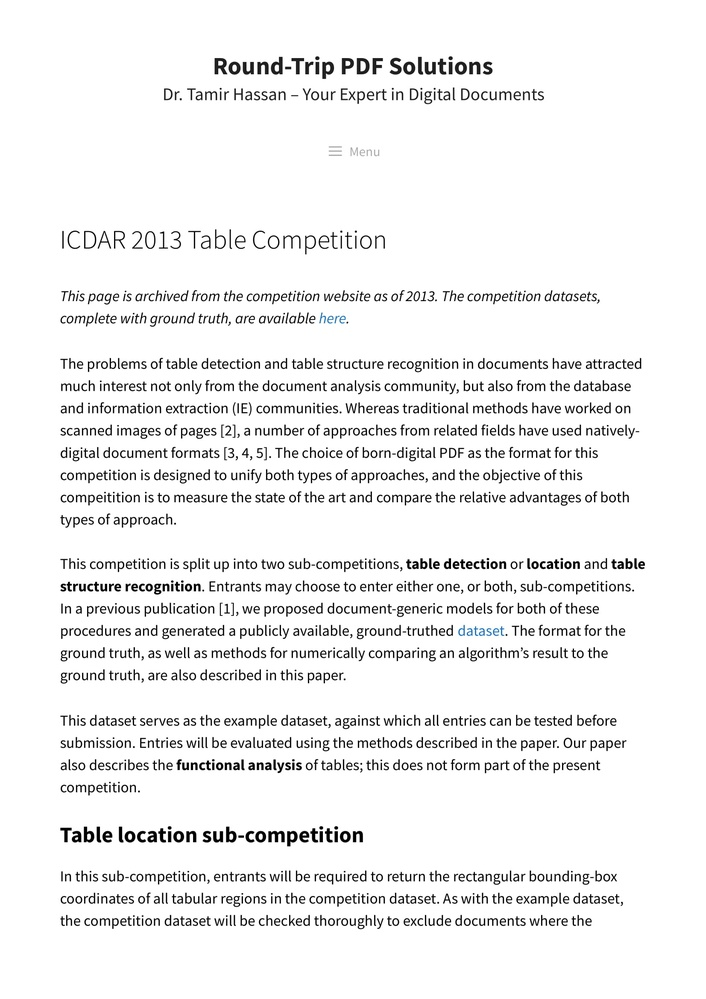
//> input picture ressources/ICDAR 2013 Table Competition/ICDAR 2013 Table Competition-1.jpg, 706 x 999 px, shrunk from 1653 x 2339 before the run
$ ./opencvTry 'ressources/ICDAR 2013 Table Competition/ICDAR 2013 Table Competition-1.jpg'   (built with g++ and OpenCV 4)
//> lines starting //> are read from the running program, lines starting //| are printed output that depends on the picture; after the words box and inside, x2 and y2 are one past the last pixel; in counts of white or black regions, pixels touching at a corner belong together
#include "opencv2/imgcodecs.hpp"
#include "opencv2/highgui.hpp"
#include "opencv2/imgproc.hpp"
#include <iostream>
using namespace cv;
using namespace std;

float angleBetween(const Point& v1, const Point& v2)
{
    float len1 = sqrt(v1.x * v1.x + v1.y * v1.y);
    float len2 = sqrt(v2.x * v2.x + v2.y * v2.y);

    float dot = v1.x * v2.x + v1.y * v2.y;

    float a = dot / (len1 * len2);

    if (a >= 1.0)
        return 0.0;
    else if (a <= -1.0)
        return 3.14; //retourner PI plus pr閏is par la suite
    else
        return acos(a); // 0..PI
}

int main(int argc, char** argv)
{
    double seuil = 50;
    // Declare the output variables
    Mat dst, cdst, cdstP;
    const char* default_file = "sudoku.png";
    const char* filename = argc >=2 ? argv[1] : default_file;
    // Loads an image
    Mat src = imread( samples::findFile( filename ), IMREAD_GRAYSCALE );
//> src: 999 rows x 706 cols, CV_8UC1; min 0, max 255, mean 240.7
    // Check if image is loaded fine
    if(src.empty()){
        printf(" Error opening image\n");
        printf(" Program Arguments: [image_name -- default %s] \n", default_file);
        return -1;
    }
    // Edge detection
    Canny(src, dst, 50, 200, 3);
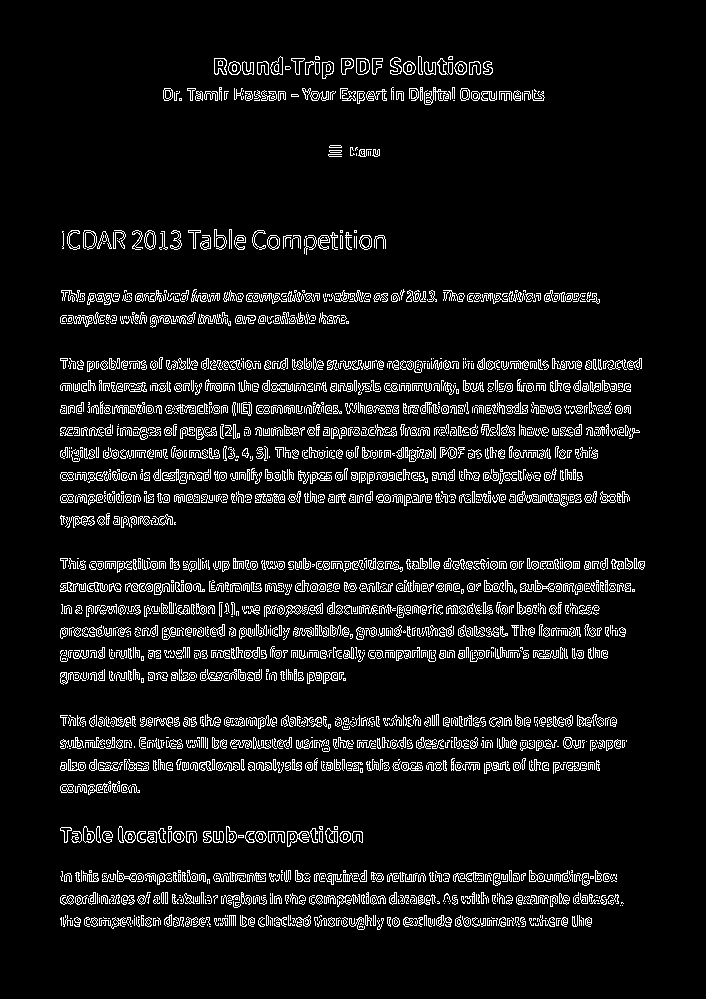
//> dst: 999 rows x 706 cols, CV_8UC1; 7.5% white in thin lines or dots, all inside (x1, y1, x2, y2) = (60, 56, 645, 930)
    // Copy edges to the images that will display the results in BGR
    cvtColor(dst, cdst, COLOR_GRAY2BGR);
    cdstP = cdst.clone();
    // Standard Hough Line Transform
    vector<Vec2f> lines; // will hold the results of the detection
    HoughLines(dst, lines, 1, CV_PI/180, 150, 0, 0 ); // runs the actual detection
//> lines = 166 lines (rho, theta), first 12: [561, 1.57], [383, 1.57], [650, 1.57], [591, 1.57], [435, 1.57], [762, 1.57], [502, 1.57], [881, 1.57], [494, 1.57], [472, 1.57], [740, 1.57], [293, 1.57]
    // Draw the lines
    for( size_t i = 0; i < lines.size(); i++ )
    {
        float rho = lines[i][0], theta = lines[i][1];
        Point pt1, pt2;
        double a = cos(theta), b = sin(theta);
        double x0 = a*rho, y0 = b*rho;
        pt1.x = cvRound(x0 + 1000*(-b));
        pt1.y = cvRound(y0 + 1000*(a));
        pt2.x = cvRound(x0 - 1000*(-b));
        pt2.y = cvRound(y0 - 1000*(a));
        line( cdst, pt1, pt2, Scalar(0,0,255), 3, LINE_AA);
    }
//> this loop made 166 passes
//> (rho, x0, y0) on passes 1 to 3: (561, -2.45e-05, 561), (383, -1.67e-05, 383), (650, -2.84e-05, 650)
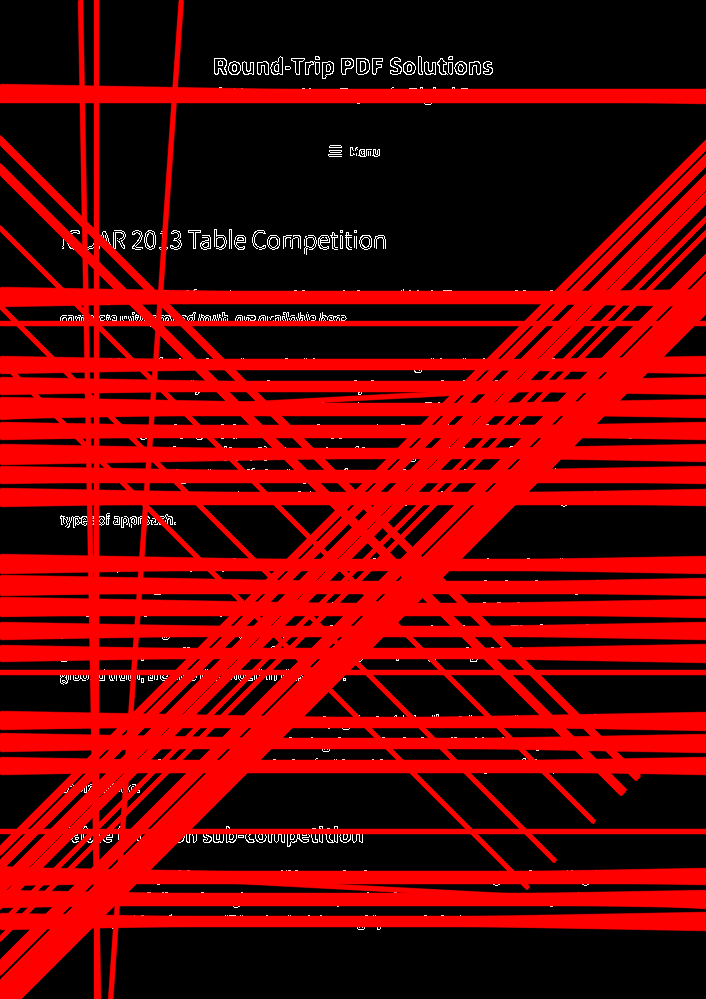
//> cdst: 999 rows x 706 cols, CV_8UC3; mean B, G, R 2.1, 2.1, 109.7
    // Probabilistic Line Transform
    vector<Vec4i> linesP; // will hold the results of the detection
    HoughLinesP(dst, linesP, 1, CV_PI/180, 50, 50, 10 ); // runs the actual detection
//> linesP = 300 lines (x1, y1, x2, y2), first 8: [63, 561, 644, 561], [61, 472, 581, 472], [60, 591, 634, 591], [64, 881, 616, 881], [62, 383, 629, 383], [218, 494, 627, 494], [63, 361, 641, 361], [60, 435, 632, 435]
    // Draw the lines
    for( size_t i = 0; i < linesP.size(); i++ )
    {

        //ajouter ici pour g閞er angle

        Vec4i l = linesP[i];
        Point point1 = Point(l[0], l[1]);
        Point point2 = Point(l[2], l[3]);
        int x = point1.x;
        int y = point1.y;

        int x2 = point2.x;
        int y2 = point2.y;
        /*if ((y2 <= y + seuil && y2 >= y - seuil))  {
            line(cdstP, Point(l[0], l[1]), Point(l[2], l[3]), Scalar(0, 0, 255), 3, LINE_AA);
        }
        */

        if ((x2 <= x + seuil && x2 >= x - seuil)) {
            line(cdstP, Point(l[0], l[1]), Point(l[2], l[3]), Scalar(0, 0, 255), 3, LINE_AA);
        }
    }
//> this loop made 300 passes
    // Show results
    imshow("Source", src);
    //imshow("Detected Lines (in red) - Standard Hough Line Transform", cdst);
    imshow("Detected Lines (in red) - Probabilistic Line Transform", cdstP);
    // Wait and Exit
    waitKey();


    // [16 lines of commented-out code are left out]
    return 0;
}

$ run again, on ressources/ICDAR 2013 Table Competition/ICDAR 2013 Table Competition-3.jpg
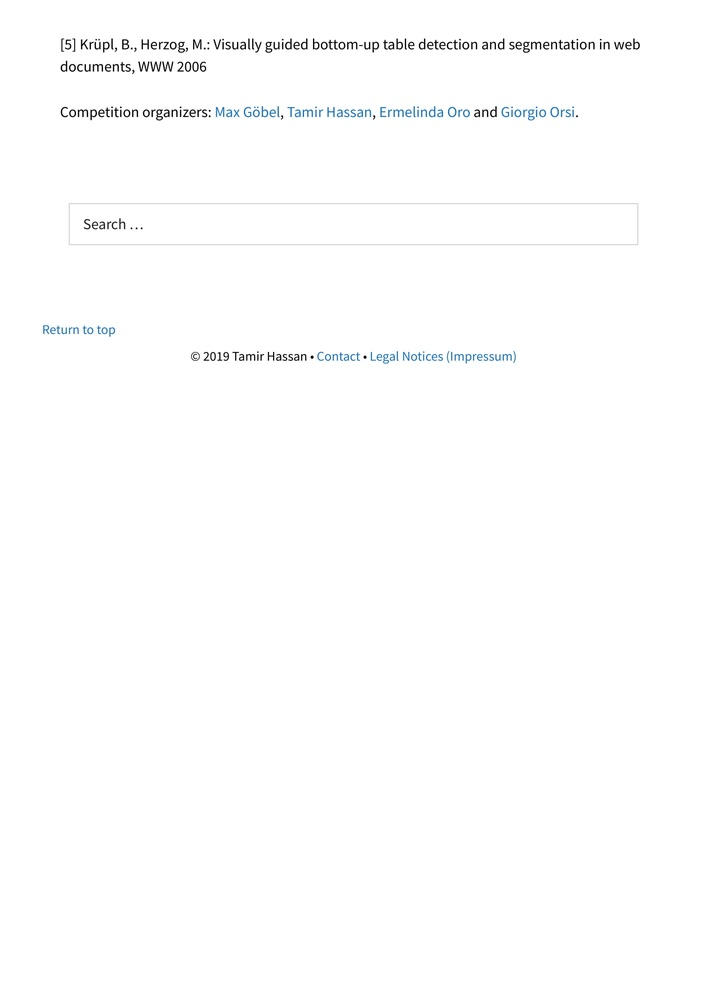
//> input picture ressources/ICDAR 2013 Table Competition/ICDAR 2013 Table Competition-3.jpg, 706 x 999 px, shrunk from 1653 x 2339 before the run
//> dst: 999 rows x 706 cols, CV_8UC1; 1.2% white in thin lines or dots, all inside (x1, y1, x2, y2) = (42, 38, 641, 365)
//> lines = 15 lines (rho, theta), first 12: [204, 1.57], [243, 1.57], [49, 1.57], [109, 1.57], [43, 1.57], [41, 1.57], [47, 1.57], [115, 1.57], [38, 1.59], [51, 1.55], [111, 1.57], [118, 1.55]
//> the loop `for( size_t i = 0; i < lines.size(); i++ )` made 15 passes
//> (rho, theta, a, x0, y0) on passes 1 to 8: (204, 1.57, -4.37e-08, -8.92e-06, 204), (243, 1.57, -4.37e-08, -1.06e-05, 243), (49, 1.57, -4.37e-08, -2.14e-06, 49), (109, 1.57, -4.37e-08, -4.76e-06, 109), (43, 1.57, -4.37e-08, -1.88e-06, 43), (41, 1.57, -4.37e-08, -1.79e-06, 41), (47, 1.57, -4.37e-08, -2.05e-06, 47), (115, 1.57, -4.37e-08, -5.03e-06, 115)
//> after the loop `for( size_t i = 0; i < lines.size(); i++ )`:
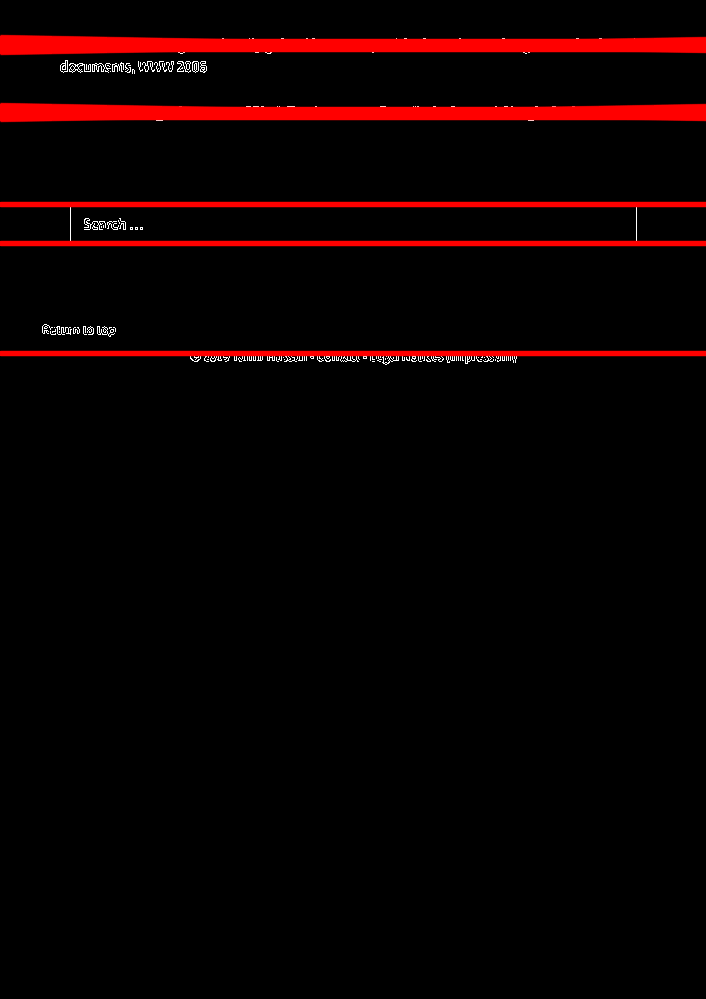
//> cdst: 999 rows x 706 cols, CV_8UC3; mean B, G, R 0.7, 0.7, 12.3
//> linesP = 42 lines (x1, y1, x2, y2), first 8: [70, 204, 636, 204], [70, 243, 636, 243], [266, 41, 356, 41], [60, 43, 128, 43], [60, 49, 604, 49], [63, 109, 570, 109], [60, 47, 639, 47], [60, 111, 574, 111]
//> the loop `for( size_t i = 0; i < linesP.size(); i++ )` made 42 passes
//> after the loop `for( size_t i = 0; i < linesP.size(); i++ )`:
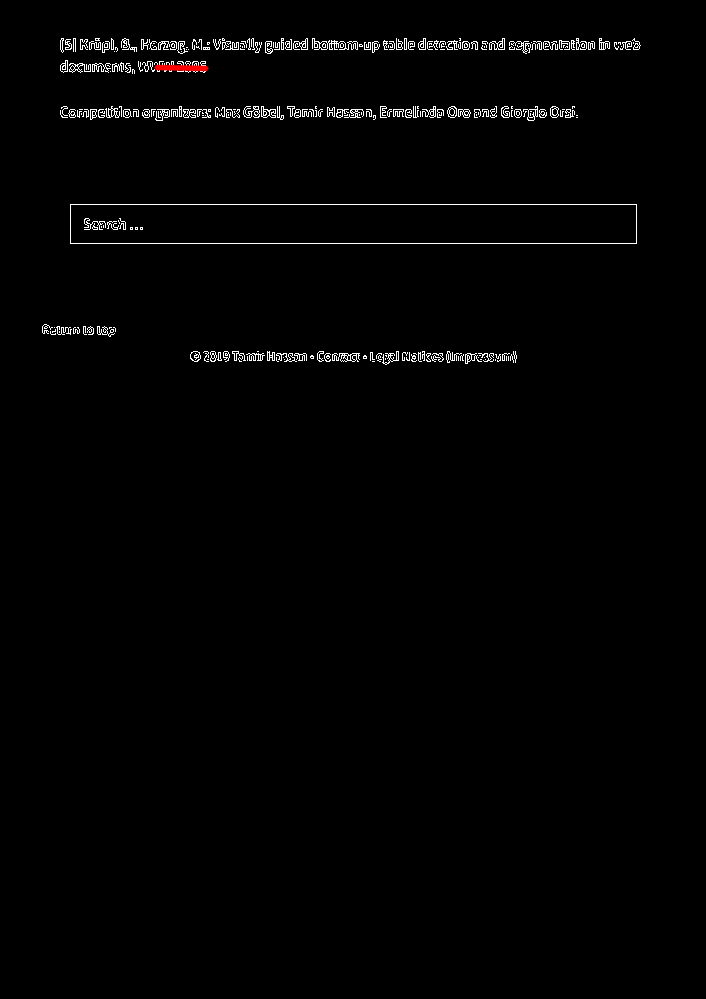
//> cdstP: 999 rows x 706 cols, CV_8UC3; mean B, G, R 2.9, 2.9, 3
